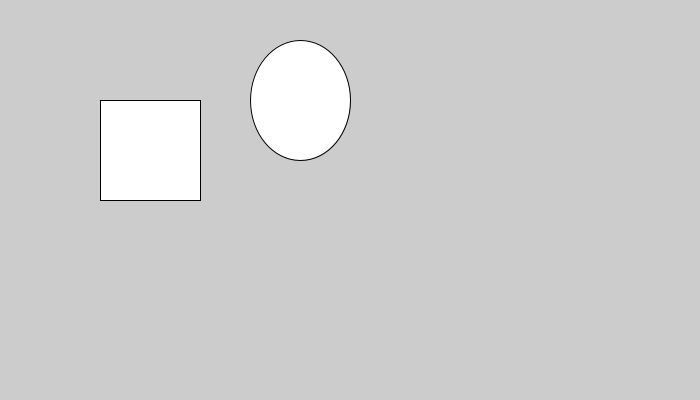
Frame 1 (no input)
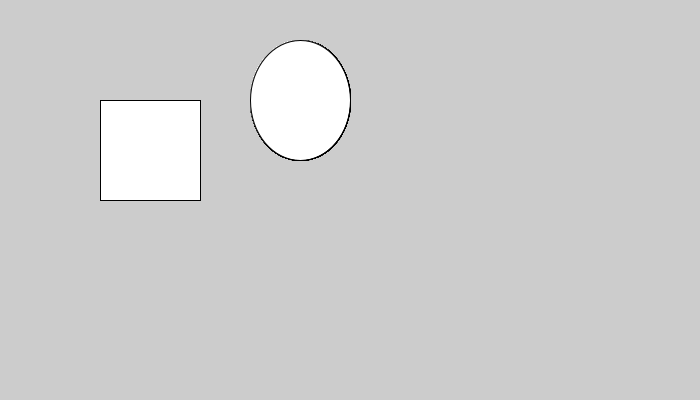
Frame 60 (the mouse pressed at the canvas centre just before this capture)
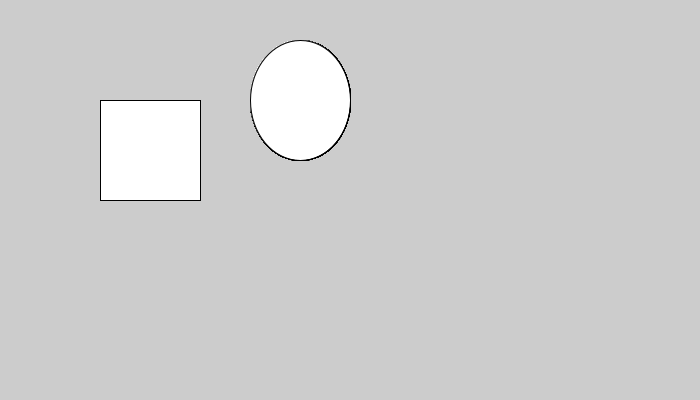
Frame 120 (the mouse held since frame 60 and released just before this capture)

The Processing sketch that drew these frames (run headless with seeded random() and noise(); from frame 60 on, the mouse is pressed at the canvas centre):

// Processing sketch: Hello_world
// ── Hello_world.pde

//Global Variables
int appWidth, appHeight;
//
void setup() {
  //Declaring Display Geometry: landscape, square, portrait
  size(700, 400); //Able to deploy with fullScreen();
  //fullScreen();
  appWidth = width;
  appHeight = height;
  //Concatenation: , or + (i.e space)
  println("\t\t\tWidth="+width, "\tHeight="+height);
  println("Display Monitor:", "\twidth:"+displayWidth, "\theight:"+displayHeight);
  //
  String ls="Landscape or Square", p="portrait", DO="Display Orientation", instruct="Bru, turn your phun";
  //
  if ( appWidth < appHeight ) { //Declaring Landscape & square
    println(instruct);
  } else {
    println("Display: Good to Go");
    if ( appWidth > displayWidth ) { //Fitting CANVAS into Monitor Display
      appWidth=0;
      appHeight=0;
      println("STOP, is broken");
    } else {
      //Empty ELSE
    }
  }
} //End setup
//
void draw() {
  ellipse(300, 100, 100, 120); square (100,100,100); } //End draw
//
void keyPressed() {
} //End keyPressed
//
void mousePressed() {
} //End mousePressed
//
// End Main Program
